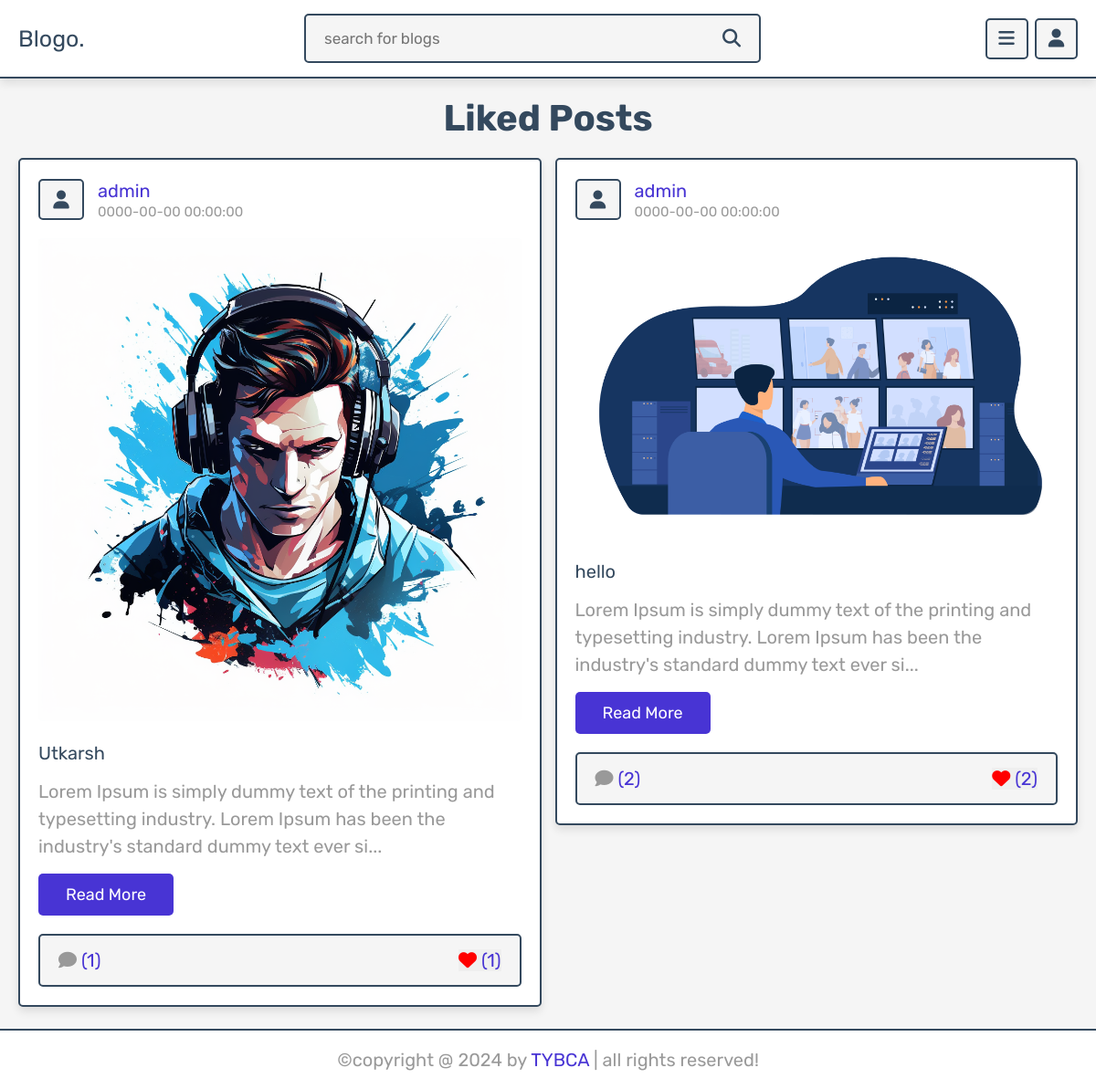
/user_likes.php (signed in), run on the app's committed database.
### tables this page shows
CREATE TABLE IF NOT EXISTS `posts` (
  `id` int(100) NOT NULL AUTO_INCREMENT,
  `admin_id` int(100) NOT NULL,
  `name` varchar(100) NOT NULL,
  `title` varchar(100) NOT NULL,
  `content` varchar(10000) NOT NULL,
  `category` varchar(50) NOT NULL,
  `image` varchar(100) NOT NULL,
  `date` datetime NOT NULL DEFAULT CURRENT_TIMESTAMP,
  `status` varchar(10) NOT NULL,
  PRIMARY KEY (`id`)
);

### user_likes.php (the view, shortened to what this page needs)
<?php
include 'components/connect.php';
if(isset($_SESSION['user_id'])){
   $user_id = $_SESSION['user_id'];
}else{
   $user_id = '';
   header('location:home.php');
};
?>
<!DOCTYPE html>
<html lang="en">
<head>
   <link rel="stylesheet" href="https://cdnjs.cloudflare.com/ajax/libs/font-awesome/6.1.1/css/all.min.css">
   <link rel="stylesheet" href="css/style.css">
</head>
<body>
<?php include 'components/user_header.php'; ?>
<section class="posts-container">
   <h1 class="heading">liked posts</h1>
   <div class="box-container">
      <?php
         $select_likes = $conn->prepare("SELECT * FROM `likes` WHERE user_id = ?");
         $select_likes->execute([$user_id]);
         if($select_likes->rowCount() > 0){
         while($fetch_likes = $select_likes->fetch(PDO::FETCH_ASSOC)){
         $select_posts = $conn->prepare("SELECT * FROM `posts` WHERE id = ?");
         $select_posts->execute([$fetch_likes['post_id']]);
         if($select_posts->rowCount() > 0){
            while($fetch_posts = $select_posts->fetch(PDO::FETCH_ASSOC)){
            if($fetch_posts['status'] != 'deactive'){
               $post_id = $fetch_posts['id'];
               $count_post_likes = $conn->prepare("SELECT * FROM `likes` WHERE post_id = ?");
               $count_post_likes->execute([$post_id]);
               $total_post_likes = $count_post_likes->rowCount();
      ?>
      <form class="box" method="post">
         <div class="post-admin">
            <i class="fas fa-user"></i>
            <div>
               <a href="author_posts.php?author=<?= $fetch_posts['name']; ?>"><?= $fetch_posts['name']; ?></a>
               <div><?= $fetch_posts['date']; ?></div>
            </div>
         </div>
         <?php
            if($fetch_posts['image'] != ''){
         ?>
         <img src="uploaded_img/<?= $fetch_posts['image']; ?>" class="post-image" alt="">
         <?php
         }
         ?>
         <div class="post-title"><?= $fetch_posts['title']; ?></div>
         <div class="post-content content-150"><?= $fetch_posts['content']; ?></div>
         <a href="view_post.php?post_id=<?= $post_id; ?>" class="inline-btn">read more</a>
         <div class="icons">
            <a href="view_post.php?post_id=<?= $post_id; ?>"><i class="fas fa-comment"></i><span>(<?= $total_post_likes; ?>)</span></a>
            <button type="submit" name="like_post"><i class="fas fa-heart" style="<?php if($total_post_likes > 0 AND $user_id != ''){ echo 'color:red;'; }; ?>"></i><span>(<?= $total_post_likes; ?>)</span></button>
         </div>
      </form>
      <?php
               }
            }
         }else{
            echo '<p class="empty">no posts found for this category!</p>';
         }
         }
      }else{
         echo '<p class="empty">no liked posts available!</p>';
      }
      ?>
   </div>
</section>
<?php include 'components/footer.php'; ?>
</body>
</html>

### css/style.css (style rules this page uses)
:root { --main-color:#4834d4; --red:#e74c3c; --orange:#f39c12; --black:#34495e; --white:#fff; --light-bg:#f5f5f5; --light-color:#999; --border:.2rem solid var(--black); --box-shadow:0 .5rem 1rem rgba(0,0,0,.1); }
* { font-family: 'Rubik', sans-serif; margin:0; padding:0; box-sizing: border-box; outline: none; border:none; text-decoration: none; }
html { font-size: 62.5%; overflow-x: hidden; scroll-behavior: smooth; scroll-padding-top: 7rem; }
body { background-color: var(--light-bg); padding-bottom: 7rem; }
section { padding:2rem; margin: 0 auto; max-width: 1200px; }
.btn, .delete-btn, .option-btn, .inline-btn, .inline-option-btn, .inline-delete-btn { margin-top: 1rem; border-radius: .5rem; cursor: pointer; font-size: 1.8rem; color:var(--white); padding:1.2rem 3rem; text-transform: capitalize; text-align: center; }
.inline-btn, .inline-option-btn, .inline-delete-btn { display: inline-block; margin-right: 1rem; }
.inline-btn, .btn { background-color: var(--main-color); }
.heading { margin-bottom: 2rem; text-align: center; font-size: 4rem; color:var(--black); text-transform: capitalize; }
.posts-container .box-container { display: grid; grid-template-columns: repeat(auto-fit, minmax(33rem, 1fr)); gap:1.5rem; align-items: flex-start; justify-content: center; }
.posts-container .box-container .box { border:var(--border); box-shadow: var(--box-shadow); border-radius: .5rem; background-color: var(--white); padding:2rem; overflow: hidden; }
.posts-container .box-container .box .post-admin { display: flex; align-items: center; gap:1.5rem; margin-bottom: 2rem; }
.posts-container .box-container .box .post-admin i { text-align: center; height: 4.5rem; width: 5rem; line-height: 4.2rem; font-size: 2rem; border:var(--border); border-radius: .5rem; background-color: var(--light-bg); color:var(--black); }
.posts-container .box-container .box .post-admin a { font-size: 2rem; color:var(--main-color); }
.posts-container .box-container .box .post-admin div { font-size: 1.5rem; margin-top: .2rem; color:var(--light-color); }
.posts-container .box-container .box .post-image { width: 100%; border-radius: .5rem; margin-bottom: 2rem; }
.posts-container .box-container .box .post-title { font-size: 2rem; color:var(--black); overflow: hidden; text-overflow: ellipsis; white-space: nowrap; margin-bottom: 1rem; }
.posts-container .box-container .box .post-content { font-size: 2rem; line-height: 1.5; padding:.5rem 0; color:var(--light-color); white-space: pre-line; }
.posts-container .box-container .box .post-content::after { content: '...'; }
.posts-container .box-container .box .icons { display: flex; align-items: center; justify-content: space-between; gap:1rem; background-color: var(--light-bg); border-radius: .5rem; padding:1.5rem 2rem; border:var(--border); margin-top: 2rem; }
.posts-container .box-container .box .icons button { cursor: pointer; }
.posts-container .box-container .box .icons i { margin-right:.5rem; font-size:2rem; color:var(--light-color); }
.posts-container .box-container .box .icons span { font-size: 2rem; color:var(--main-color); }

### data on the page
posts: name "admin", date "0000-00-00 00:00:00", image (picture), title "Utkarsh", content "Lorem Ipsum is simply dummy text of the printing and typesetting industry. Lorem Ipsum has been the industry's standard dummy text ever si", total_post_likes "1"
posts: name "admin", date "0000-00-00 00:00:00", image (picture), title "hello", content "Lorem Ipsum is simply dummy text of the printing and typesetting industry. Lorem Ipsum has been the industry's standard dummy text ever si", total_post_likes "2"
